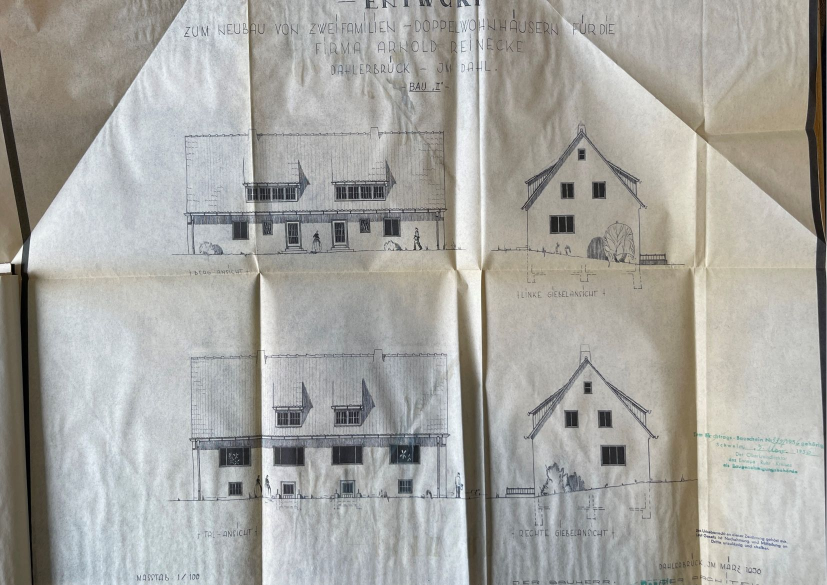
#> input picture testhouse-1/testhouse-1-exterior-1.jpg, 1654 x 1170 px (shown at 1/2 size)
$ python -i rectify.py   (imports and definitions only)
#> lines starting #> are read from the running program, lines starting #| are printed output that depends on the picture; after the words box and inside, x2 and y2 are one past the last pixel; in counts of white or black regions, pixels touching at a corner belong together
#> further down, picture is the input picture: PIL image 1654x1170 RGB; mean R, G, B 167, 166.4, 161.7
"""Stage 3 — rectify (deskew + dewarp + crop-to-sheet).

Returns a `Rectified` record per page. The default backend is classical
OpenCV: find the largest 4-point sheet contour, warp it to a flat
rectangle, fall back to a small deskew rotation if no contour is found,
fall back to passthrough if both fail.

The interface is structured so a learned dewarp model can be plugged in
later — just register another method that takes a PIL image + returns a
warped PIL image, and accept its name in the config enum.
"""
from __future__ import annotations

from dataclasses import dataclass

import numpy as np
from PIL import Image


@dataclass
class Rectified:
    image: Image.Image
    method: str  # "passthrough" | "deskew" | "perspective_contour" | "perspective_lines" | "learned"
    succeeded: bool


# [25 lines left out: function rectify, not called in this run]


def _perspective_contour(image: Image.Image) -> Image.Image | None:
    """Largest-quadrilateral perspective warp. Returns None when we can't
    confidently identify a sheet."""
    try:
        import cv2  # type: ignore
    except ImportError:
        return None

    arr = np.array(image.convert("RGB"))
    h, w = arr.shape[:2]
    # Downscale for contour search; warp the original at full res.
    scale = 1024.0 / max(h, w) if max(h, w) > 1024 else 1.0
    small = cv2.resize(arr, (int(w * scale), int(h * scale))) if scale != 1.0 else arr
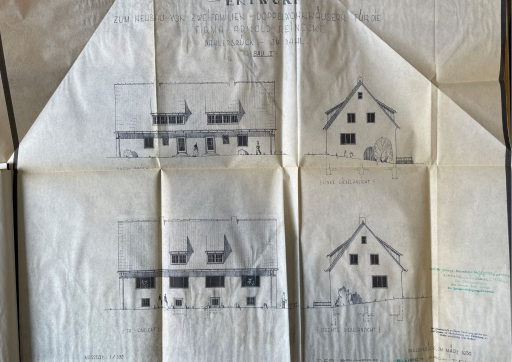
#> small: shape (724, 1024, 3) (shown at 1/2 size); mean R, G, B 166.9, 166.3, 161.6
    gray = cv2.cvtColor(small, cv2.COLOR_RGB2GRAY)
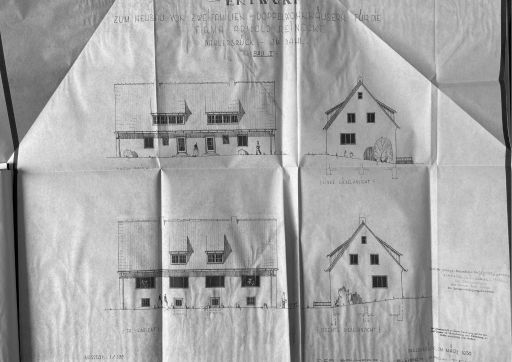
#> gray: shape (724, 1024) (shown at 1/2 size); min 0, max 255, mean 165.9
    gray = cv2.GaussianBlur(gray, (5, 5), 0)
    edges = cv2.Canny(gray, 50, 180)
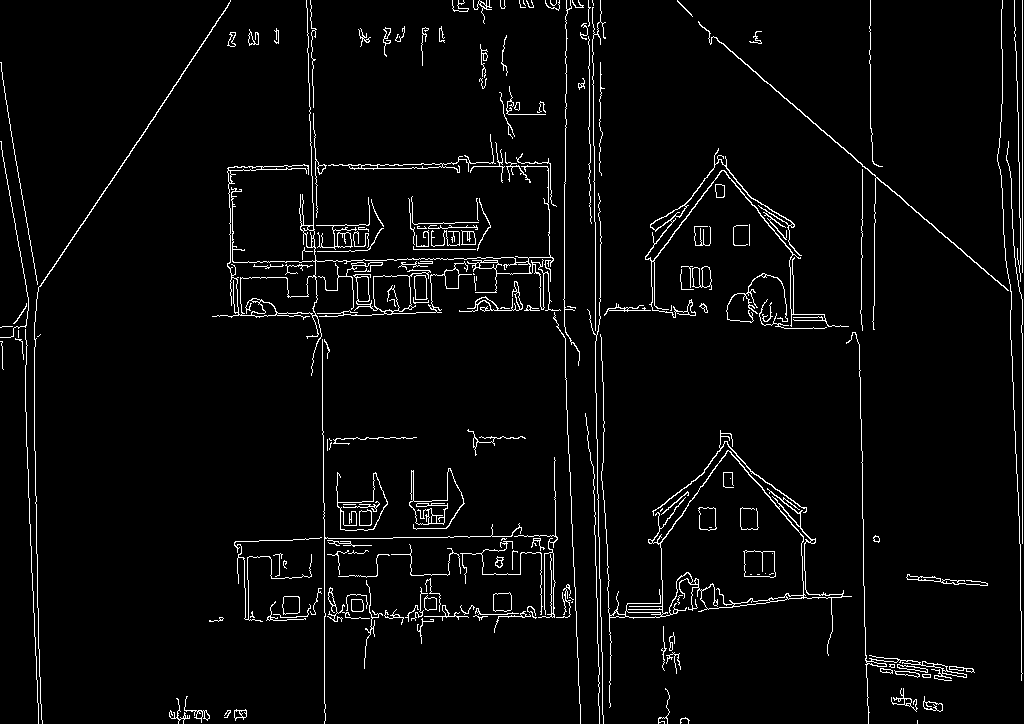
#> edges: shape (724, 1024); 3.6% white in thin lines or dots
    # Close small gaps.
    edges = cv2.dilate(edges, np.ones((3, 3), np.uint8), iterations=1)
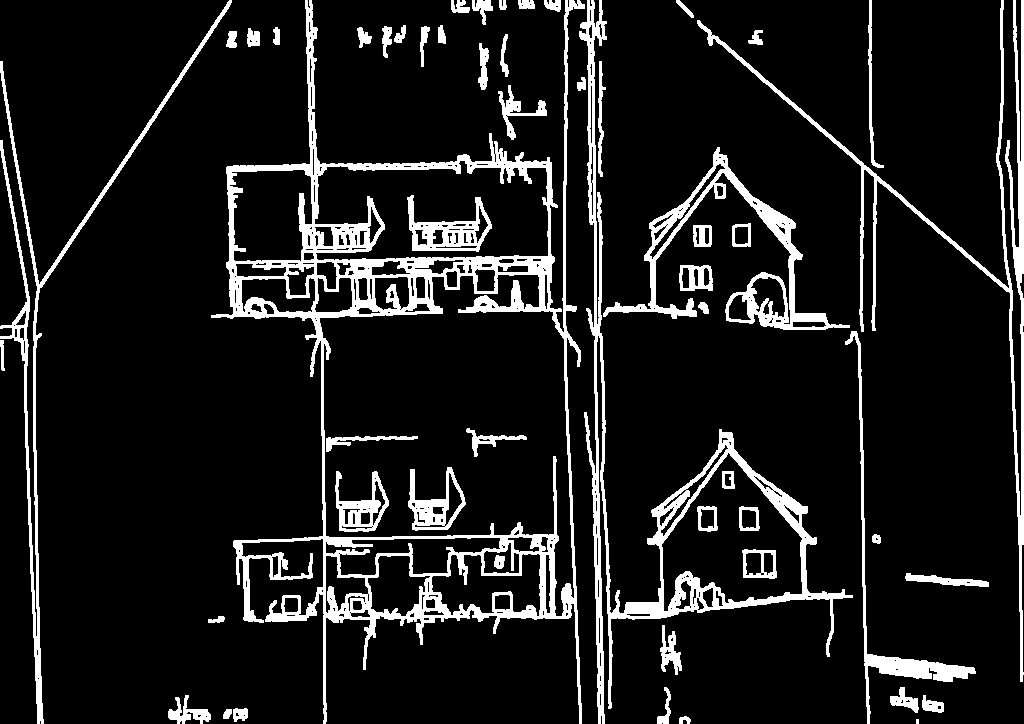
#> edges: shape (724, 1024); 11.1% white; 54 white regions (1 under 20 px)

    contours, _ = cv2.findContours(edges, cv2.RETR_EXTERNAL, cv2.CHAIN_APPROX_SIMPLE)
#> contours = 44 contours, 1 with area under 20; largest, box (x1, y1, x2, y2) and area: (211, 0, 585, 724) 129875, (579, 0, 853, 724) 25519, (603, 147, 850, 330) 7605, (697, 0, 1024, 682) 5712, (0, 0, 232, 724) 4419
    if not contours:
        return None
    contours = sorted(contours, key=cv2.contourArea, reverse=True)
    frame_area = small.shape[0] * small.shape[1]
    quad = None
    for c in contours[:8]:
        if cv2.contourArea(c) < frame_area * 0.20:
            break
        peri = cv2.arcLength(c, True)
        approx = cv2.approxPolyDP(c, 0.02 * peri, True)
        if len(approx) == 4 and cv2.isContourConvex(approx):
            quad = approx.reshape(4, 2).astype(np.float32) / scale
            break
#> this loop made 1 pass
    if quad is None:
        return None

    rect = _order_quad(quad)
    (tl, tr, br, bl) = rect
    w_top = np.linalg.norm(tr - tl)
    w_bot = np.linalg.norm(br - bl)
    h_left = np.linalg.norm(bl - tl)
    h_right = np.linalg.norm(br - tr)
    target_w = int(max(w_top, w_bot))
    target_h = int(max(h_left, h_right))
    if target_w < 50 or target_h < 50:
        return None

    dst = np.array(
        [[0, 0], [target_w - 1, 0], [target_w - 1, target_h - 1], [0, target_h - 1]],
        dtype=np.float32,
    )
    M = cv2.getPerspectiveTransform(rect, dst)
    warped = cv2.warpPerspective(arr, M, (target_w, target_h))
    return Image.fromarray(warped)


# [32 lines left out: functions _order_quad, _deskew, not called in this run]

>>> from PIL import Image
>>> picture = Image.open('../testhouse-1/testhouse-1-exterior-1.jpg')
>>> result = _perspective_contour(picture)

$ run again, on testhouse-1/testhouse-1-floorplan-dg-1.jpg
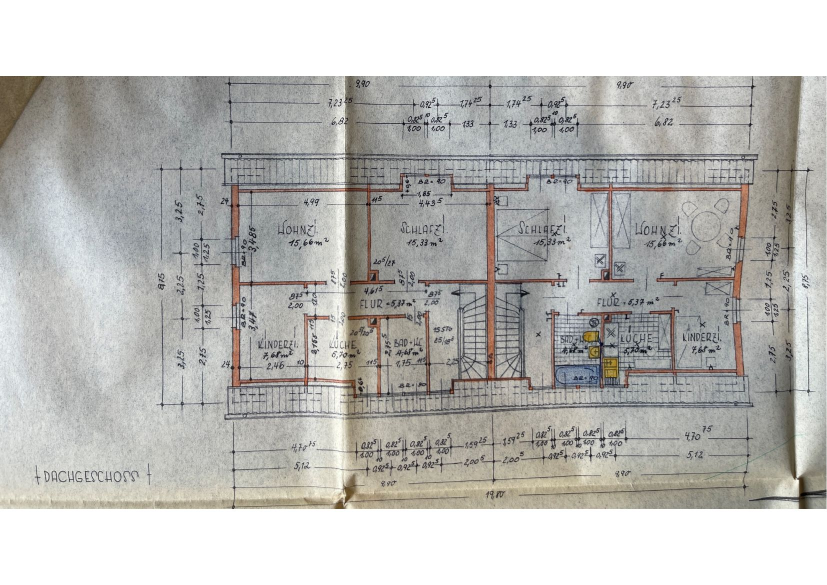
#> input picture testhouse-1/testhouse-1-floorplan-dg-1.jpg, 1654 x 1170 px (shown at 1/2 size)
#> picture is the input picture: PIL image 1654x1170 RGB; mean R, G, B 188.5, 188, 185.1
#> in _perspective_contour, `edges = cv2.Canny(gray, 50, 180)`:
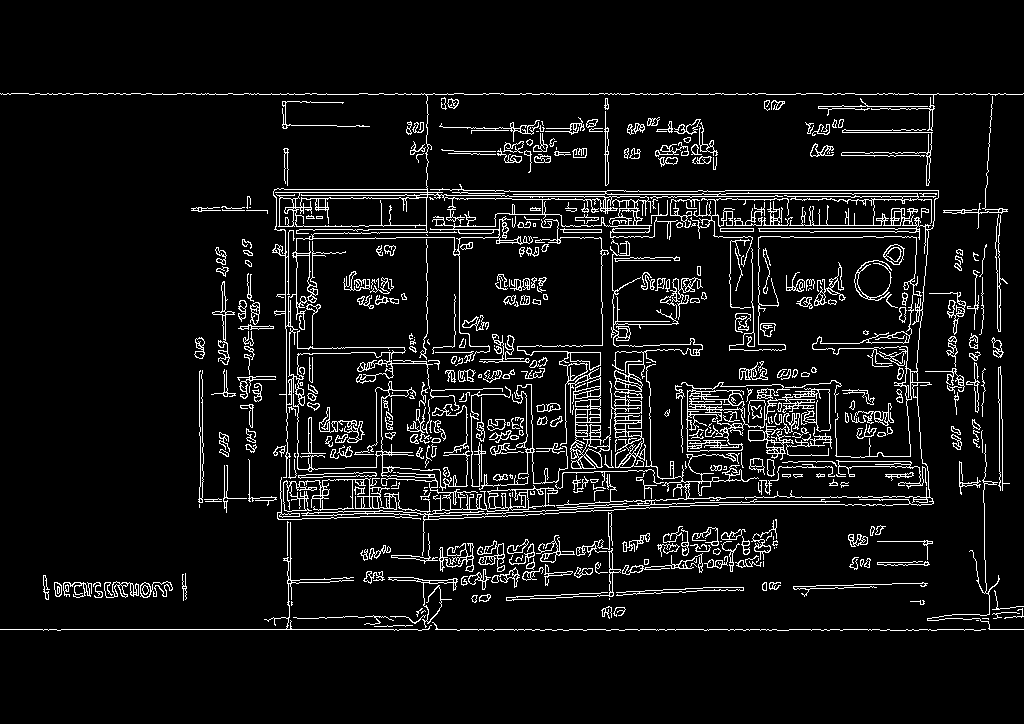
#> edges: shape (724, 1024); 7.1% white in thin lines or dots, all inside (x1, y1, x2, y2) = (0, 93, 1024, 631)
#> in _perspective_contour, `edges = cv2.dilate(edges, np.ones((3, 3), np.uint8), iterations=1)`:
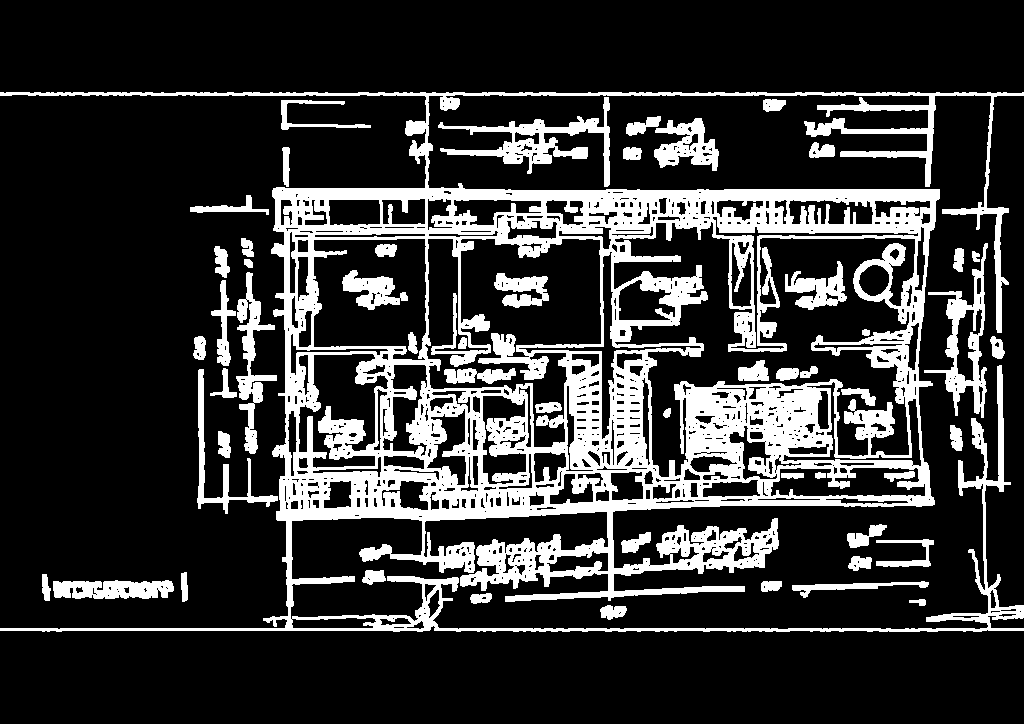
#> edges: shape (724, 1024); 20.5% white; 54 white regions
#> contours = 37 contours; largest, box (x1, y1, x2, y2) and area: (0, 92, 1024, 632) 235196, (924, 243, 988, 418) 3692, (438, 97, 610, 187) 3322, (236, 272, 277, 454) 2024, (654, 118, 719, 171) 1816
#> the loop in _perspective_contour, `for c in contours[:8]:` made 2 passes
#> peri on pass 1: 12563.8

$ run again, on testhouse-1/testhouse-1-floorplan-eg-1.jpg
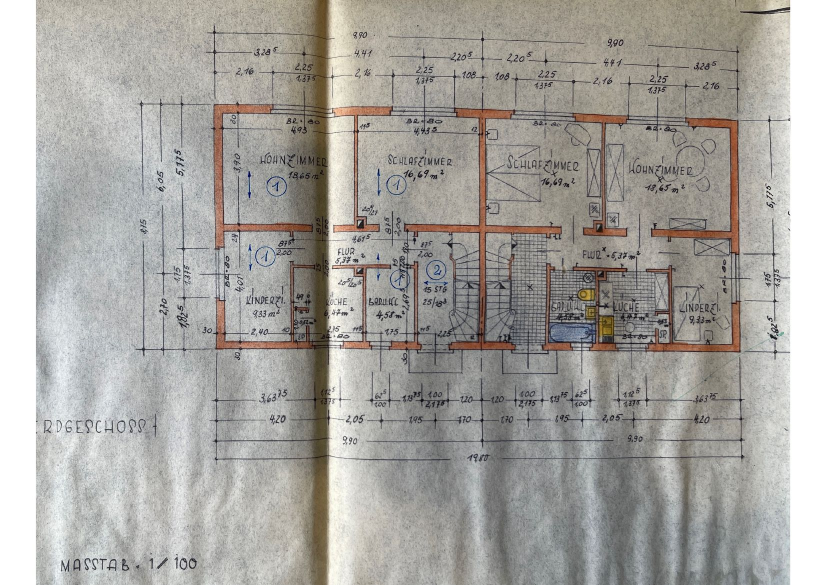
#> input picture testhouse-1/testhouse-1-floorplan-eg-1.jpg, 1654 x 1170 px (shown at 1/2 size)
#> picture is the input picture: PIL image 1654x1170 RGB; mean R, G, B 168, 165.6, 161
#> in _perspective_contour, `edges = cv2.Canny(gray, 50, 180)`:
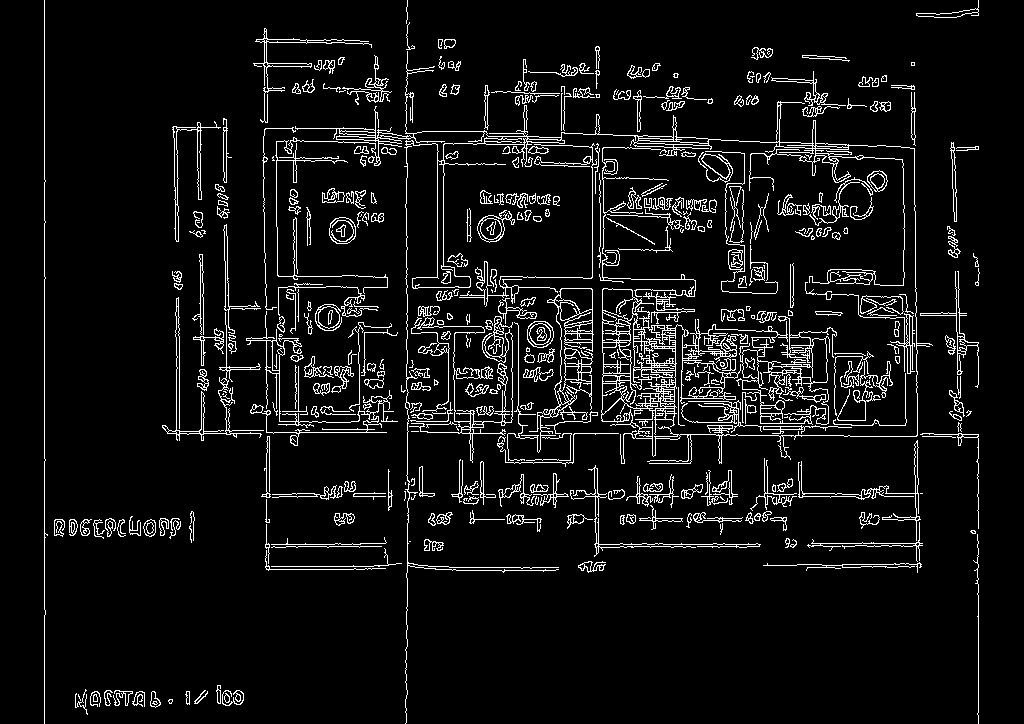
#> edges: shape (724, 1024); 6.7% white in thin lines or dots
#> in _perspective_contour, `edges = cv2.dilate(edges, np.ones((3, 3), np.uint8), iterations=1)`:
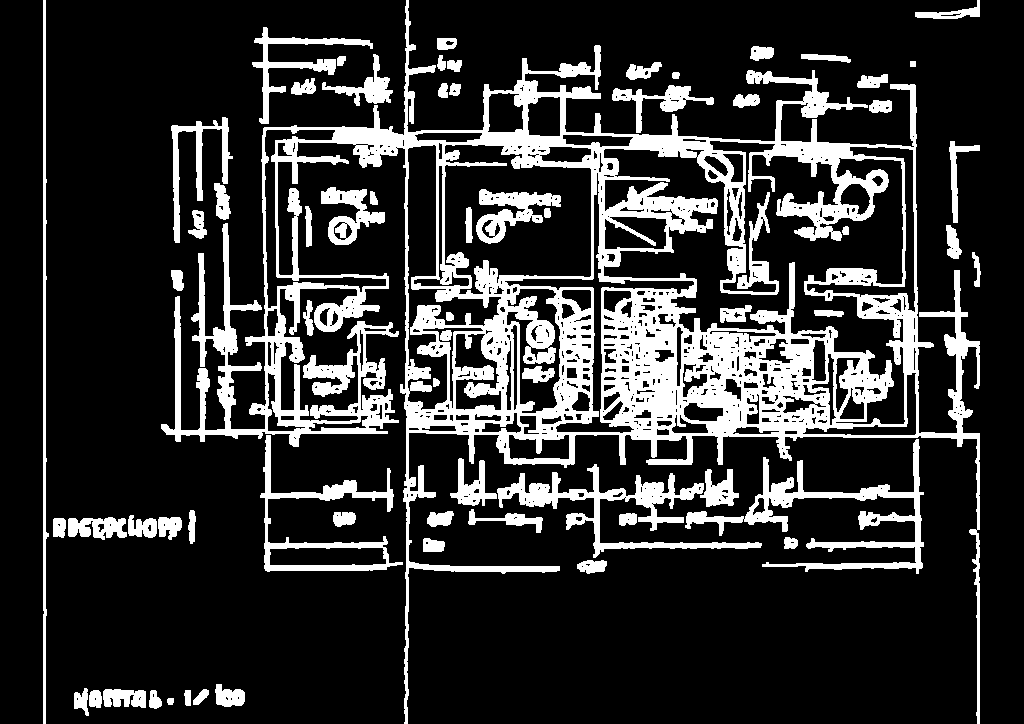
#> edges: shape (724, 1024); 19.1% white; 67 white regions
#> contours = 57 contours; largest, box (x1, y1, x2, y2) and area: (161, 0, 980, 724) 189802, (685, 439, 924, 574) 4978, (260, 435, 403, 572) 4848, (497, 464, 762, 558) 4396, (252, 27, 373, 124) 1618
#> the loop in _perspective_contour, `for c in contours[:8]:` made 2 passes
#> peri on pass 1: 11377
